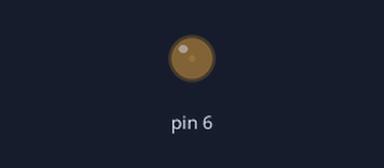
The sketch below on a simulated Arduino Uno, built with avr-gcc and run on an emulated ATmega328P. Parts: output pins drawn as LEDs (lit = HIGH).

Above: at 0.05 s.
At 1.55 s:
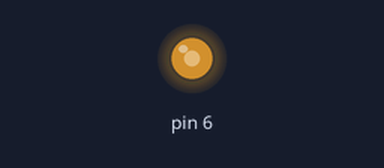
At 2.8 s:
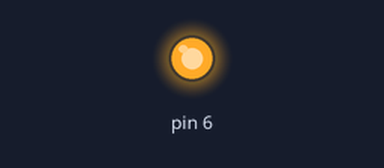
At 5.6 s:
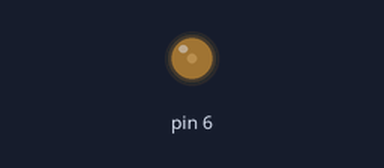
Timing chart, 0 to 9.3 s (numbered marks = the images above):
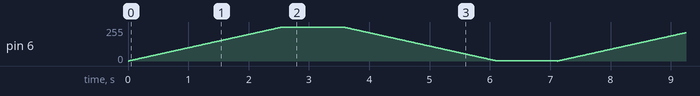

The sketch:

0to255_255to0cout_lightblinking.ino
```cpp
void setup() {
  // put your setup code here, to run once:

}

void loop()

{int i;
 for(i=0;i<256;i++)
 {
  analogWrite(6,i);
  delay(10);
 }
 delay(1000);
 for(i=255;i>0;i--)
 {
  analogWrite(6,i);
  delay(10);
 }
 delay(1000);
 } // put your main code here, to run repeatedly:
```
